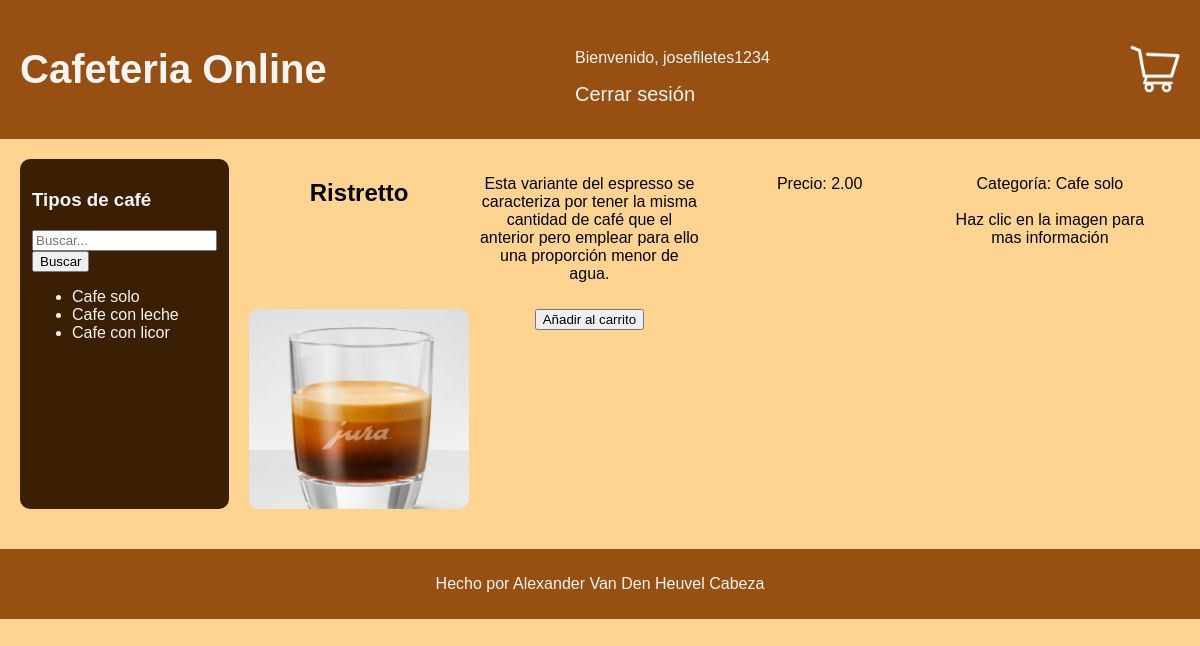
Page /paginaCompras/detail/1 (signed in) on the committed database.
### paginaCompras/models.py (models this page shows, shortened)
class Producto(models.Model):
    nombre = models.CharField(max_length=100)
    descripcion = models.TextField()
    categoria = models.TextField(default='Sin categoria')
    precio = models.DecimalField(max_digits=8, decimal_places=2)
    imagen = models.URLField()
    disponible = models.BooleanField(default=True)
    fecha_creacion = models.DateTimeField(auto_now_add=True)

### paginaCompras/views.py (the view)
# urls.py: path("detail/<int:producto_id>", views.detail, name="detail"),
def detail(request, producto_id):
    username = request.user.username
    producto = Producto.objects.get(id=producto_id)
    categorias = Producto.objects.values('categoria').distinct()
    context = {
        'producto': producto,
        'categorias': categorias,
        'username': username,
    }
    return render(request, 'Paginacompras/detail.html', context)

### paginaCompras/templates/paginaCompras/detail.html (shortened to what this page needs)
<html lang="en">
<head>
    {% load static %}
    <link rel="stylesheet" type="text/css" href="{% static 'css/estilo.css' %}">
</head>
<body>
<header>
  <a href="{% url 'home' %}"><h1>Cafeteria Online</h1></a>
  <nav>
    {% if user.is_authenticated %}
    <p>Bienvenido, {{ user.username }}</p>
    <a href="{% url 'logout' %}">Cerrar sesión</a>
  </nav>
  <div id="carrito">
    <a href="{% url 'ver_carrito' %}">
      <img src="/media/productos/carrito.png" alt="Carrito de compra">
    </a>
  </div>
</header>
<main>
  <div id="categorias">
    <h3>Tipos de café</h3>
    <form method="GET" action="{% url 'buscar' %}">
      <input type="text" name="q" placeholder="Buscar...">
      <button type="submit">Buscar</button>
    </form>
    <ul>
      {% for categoria in categorias %}
      <li><a href="{% url 'productos_por_categoria' categoria.categoria %}">{{ categoria.categoria }}</a></li>
      {% endfor %}
    </ul>
  </div>
    <div class="grid-container" id="contenido-principal">
    <h2>{{ producto.nombre }}</h2>
    <p id="detail">{{ producto.descripcion }}</p>
    <p>Precio: {{ producto.precio }}</p>
    <p>Categoría: {{ producto.categoria }} <br><br> Haz clic en la imagen para mas información</p>
    <div onclick="showDetails()" id="cuadrofoto" style="background-image: url({{ producto.imagen }})"></div>
    <form id="add-to-cart-form" method="POST" action="{% url 'añadir_carrito' producto.id %}">
        <button type="button" onclick="confirmAddToCart()">Añadir al carrito</button>
    </form>
      </div>
</main>
<footer>
  <p>Hecho por Alexander Van Den Heuvel Cabeza</p>
</footer>
</body>
{% else %}
    <p>Bienvenido, regístrese o acceda para ver nuestros distintos cafés</p>
    <a href="{% url 'login' %}">Acceder</a>
    <a href="{% url 'registro' %}">Registrarse</a>
{% endif %}
</html>

### paginaCompras/static/css/estilo.css (style rules this page uses)
body { font-family: Arial, sans-serif; background-color: #FFD491; margin: 0; padding: 0; }
header { background-color: #975012; padding: 20px; color: #f5f5f5; display: flex; align-items: center; }
header a { margin: 0; font-size: 20px; flex: 1; color: #f5f5f5; }
nav { color: #f5f5f5; background-color: #975012; padding: 10px; flex: 1; }
#carrito { margin-left: auto; }
#carrito img { width: 50px; height: auto; }
main { padding: 20px; margin-bottom:20px; display: grid; grid-template-areas: "categorias contenido-principal"; grid-template-columns: 1fr 5fr; grid-gap: 20px; }
#categorias { background-color: #3B1F04; color: #f5f5f5; font-color: margin-right: 20px; border-radius:10px; padding:12px; grid-area: categorias; }
#categorias a { color:#f5f5f5; padding-bottom:10px; }
#contenido-principal { margin-right: 20px; grid-area: contenido-principal; }
.grid-container { display: grid; grid-template-columns: repeat(auto-fit, minmax(200px, 1fr)); grid-gap:10px; text-align: center; border-radius: 10px; }
#cuadrofoto { background-size: cover; background-position: center width: 100%; height: 200px; border-radius:10px; }
a { text-decoration: none; color: #333; }
footer { background-color: #975012; color: #f5f5f5; padding: 10px; margin-bottom: 0px; text-align: center; }

### rows in the picture
Producto: nombre "Ristretto", descripcion "Esta variante del espresso se caracteriza por tener la misma cantidad de café que el anterior pero emplear para ello una proporción menor de agua.", precio "2.00", categoria "Cafe solo", imagen (picture)

### other values in the picture
{{ user.username }} "josefiletes1234"
{{ categoria.categoria }} "Cafe solo" "Cafe con leche" "Cafe con licor"
